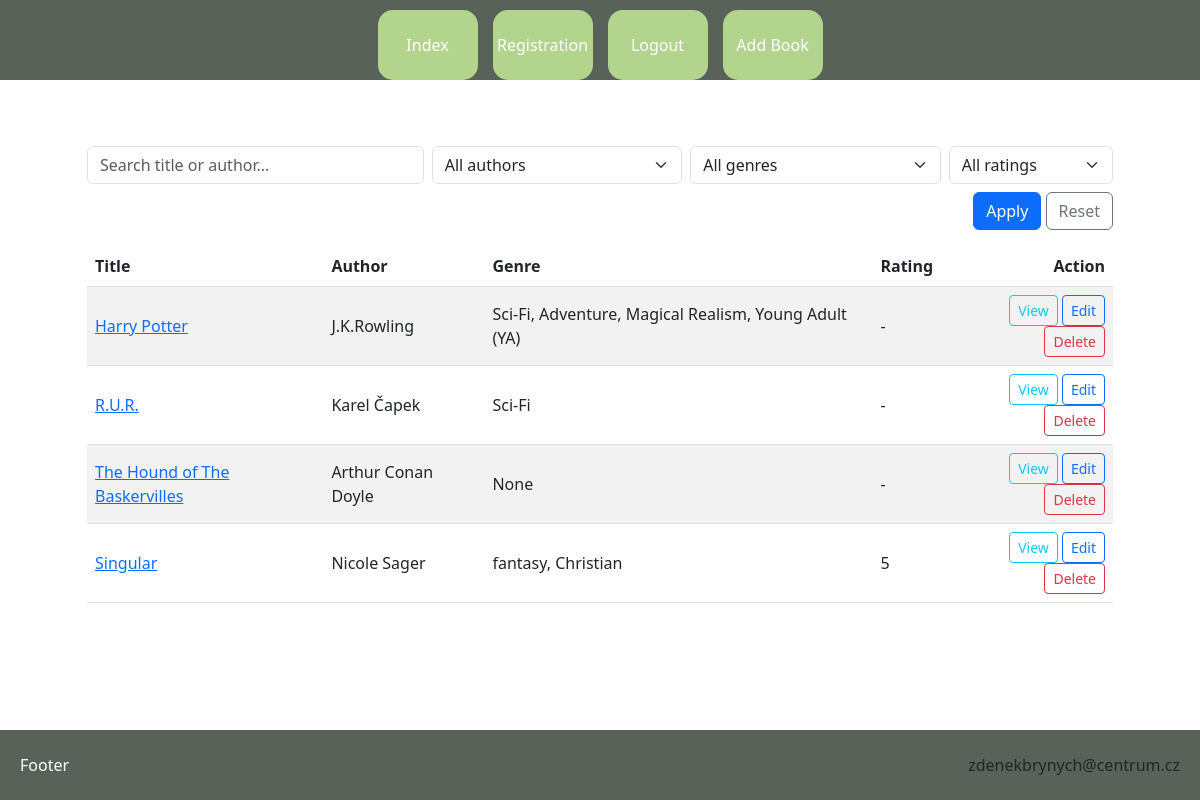
The page /projectcv/book_index/ (signed in) on the database its author committed.
### projectcv/models.py (models this page shows, shortened)
class Book(models.Model):
    title= models.CharField(max_length=250)
    author= models.CharField(max_length=150)
    publisher = models.CharField(max_length=150, null=True, blank=True)
    genre = models.ManyToManyField(Genre, blank=True)
    tags = models.ManyToManyField(Tag)
    rating = models.IntegerField(null=True, blank=True, choices=[(i, i) for i in range(1, 6)]) # range marks 1-5
    image = models.ImageField(upload_to='book_covers/', null=True, blank=True)
    published_date = models.DateField(null=True, blank=True)
    ean = models.CharField(max_length=13, null=True, blank=True)
    isbn = models.CharField(max_length=17, null=True, blank=True)
    author_bio = models.TextField(null=True, blank=True)
    author_photo = models.ImageField(upload_to='author_photos/', null=True, blank=True)
    blurb = models.TextField(null=True, blank=True, help_text="Short description of the book")
    facebook_url = models.URLField(max_length=200, null=True, blank=True, help_text="Facebook page URL")
    instagram_url = models.URLField(max_length=200, null=True, blank=True, help_text="Instagram page URL")
    amazon_url = models.URLField(max_length=200, null=True, blank=True, help_text="Amazon page URL")
    class Meta:
        verbose_name = "Book"
        verbose_name_plural = "Books"

class Genre(models.Model):
    genre_name = models.CharField(max_length=100)

class User(AbstractBaseUser):
    email = models.EmailField(max_length=300, unique=True)
    is_admin = models.BooleanField(default=False)
    class Meta:
        verbose_name = "user"
        verbose_name_plural = "users"
    objects = UserManager()
    USERNAME_FIELD = "email"
    @property
    def is_staff(self):
        return self.is_admin

### projectcv/views.py (the view)
# urls.py: path("book_index/", views.BookIndex.as_view(), name="book_index"),
class BookIndex(generic.ListView):
    template_name = "projectcv/book_index.html"  # cesta k šabloně ze složky tamplates (je možné sdílet mezi aplikacemi)
    context_object_name = "books"  # pod tímto jménem budeme volat seznam objektů v šabloně
    paginate_by = 20 # this line enable to pagination with 20 items per page
    def get_queryset(self):
        qs = Book.objects.prefetch_related("genre").order_by("-id")
        q = self.request.GET.get("q")
        author = self.request.GET.get("author")
        genre = self.request.GET.get("genre")
        rating = self.request.GET.get("rating")
        if q:
            qs = qs.filter(Q(title__icontains=q) | Q(author__icontains=q))
        if author:
            qs = qs.filter(author=author)
        if genre:
            qs = qs.filter(genre__id=genre)
        if rating:
            qs = qs.filter(rating=rating)
        return qs
    def get_context_data(self, **kwargs):
        ctx = super().get_context_data(**kwargs)
        ctx["authors"] = Book.objects.order_by("author").values_list("author", flat=True).distinct()
        ctx["genres"] = Genre.objects.order_by("genre_name")
        ctx["ratings"] = RATING_VALUES
        ctx["current"] = {
            "q": self.request.GET.get("q", ""),
            "author": self.request.GET.get("author", ""),
            "genre": self.request.GET.get("genre", ""),
            "rating": self.request.GET.get("rating") or None,
        }
        return ctx

### projectcv/templates/projectcv/book_index.html (shortened to what this page needs)
{% extends "base.html" %}
{% block content %}
<div class="container my-3">
    <form method="get" class="row g-2 mb-3">
        <div class="col-sm-4">
            <input type="text" name="q" value="{{ current.q }}" class="form-control" placeholder="Search title or author...">
        </div>
        <div class="col-sm-3">
            <select name="author" class="form-select">
                <option value="">All authors</option>
            </select>
        </div>
        <div class="col-sm-3">
            <select name="genre" class="form-select">
                <option value="">All genres</option>
            </select>
        </div>
        <div class="col-sm-2">
            <select name="rating" class="form-select">
                <option value="">All ratings</option>
            </select>
        </div>
        <div class="col-12 text-end">
            <button class="btn btn-primary" type="submit">Apply</button>
            <a class="btn btn-outline-secondary" href="{% url 'book_index' %}">Reset</a>
        </div>
    </form>
    <div class="table-responsive">
        <table class="table table-striped align-middle">
            <thead>
                <tr>
                    <th>Title</th>
                    <th>Author</th>
                    <th>Genre</th>
                    <th>Rating</th>
                    <th class="text-end">Action</th>
                </tr>
            </thead>
            <tbody>
                {% for book in books %}
                    <tr>
                        <td>
                            <a href="{% url 'book_detail' book.id %}">{{ book.title }}</a>
                        </td>
                        <td>{{ book.author }}</td>
                        <td>
                            {% if book.genre.all %}
                                {% for genre in book.genre.all %}
                                    {{ genre.genre_name }}{% if not forloop.last %}, {% endif%}
                                {% endfor %}
                            {% else %}
                                None
                            {% endif %}
                        </td>
                        <td>{% if book.rating %}{{ book.rating }}{% else %}-{% endif %}</td>
                        <td class="text-end">
                            <a class="btn btn-sm btn-outline-info" href="{% url 'book_detail' book.id %}">View</a>
                            {% if user.is_staff %}
                                <a class="btn btn-sm btn-outline-primary" href="{% url 'edit_book' book.id %}">Edit</a>
                                <form method="post" action="{% url 'book_detail' book.id %}" style="display: inline-block" onsubmit="return confirm('Delete this book?')">
                                    <button type="submit" name="delete" class="btn btn-sm btn-outline-danger">Delete</button>
                                </form>
                            {% endif %}
                        </td>
                    </tr>
            {% empty %}
                <tr>
                    <td colspan="5" class="text-center">No books found.</td>
                </tr>
            {% endfor %}
            </tbody>
        </table>
    </div>
</div>
{% endblock %}

### projectcv/templates/base.html (shortened to what this page needs)
<!DOCTYPE html>
<html lang="en">
<head>
    {% load static %}
    <link rel="stylesheet" href="{% static 'css/style.css' %}" type="text/css">
    <link rel="stylesheet" href="{% static 'css/bootstrap.min.css' %}" type="text/css">
</head>
<body>
    <nav>
        <div class="flex_box">
            <div class="nav_item"><a href="{% url 'book_index' %}">Index</a></div>
            {% if user.is_admin %}<div class="nav_item"><a href="{% url 'registration' %}">Registration</a></div>{% endif %}
            {% if user.is_authenticated %}<div class="nav_item"><a href="{% url 'logout' %}">Logout</a></div>{% endif %}
            {% if user.is_admin %}<div class="nav_item"><a href="{% url 'add_book' %}">Add Book</a></div>{% endif %}
        </div>
    </nav>
    <div class="content">
    {% block content %}
    {% endblock %}
    </div>
    <footer>
        <div class="footer-content">
            <span class="footer-text">Footer</span>
            <div class="text-center">{{request.user.email}}</div>
        </div>
    </footer>
</body>
</html>

### projectcv/static/css/style.css (style rules this page uses)
nav { width: 100%; height: 100px; background-color: #596259; color: white; }
.flex_box { width: 100%; height: 100px; display: flex; justify-content: center; align-items: center; flex-wrap: wrap; gap: 5px; }
.flex_box a { text-decoration: none; color: white; }
.nav_item { margin: 5px; background-color: #b2d48d; height: 60px; width: 80px; text-align: center; line-height: 90px; vertical-align: middle; color: white; display: flex; align-items: center; justify-content: center; transition: background 0.3s ease-in-out; border-radius: 15px; font-size: 0.9rem; }
.nav_item a { text-decoration: none; color: inherit; }
.btn { padding: 8px 16px; border: none; border-radius: 6px; cursor: pointer; transition: background-color 0.3s ease; }
.btn-primary { background-color: #596259; color: white; }
html,body { width: 100%; height: 100%; margin: 0; display: flex; flex-direction: column; min-height: 100vh; }
.content { width: 90%; max-width: 1200px; margin: auto; margin-top: 50px; margin-bottom: 50px; padding: 0 15px; flex: 1; }
footer { width: 100%; height: 70px; background-color: #596259; text-align: center; line-height: 70px; vertical-align: middle; margin-top: auto; flex-shrink: 0; }
.footer-content { display: flex; justify-content: space-between; align-items: center; height: 100%; padding: 0 20px; width: 100%; box-sizing: border-box; }
.footer-text { color: white; font-size: 1rem; }
@media (min-width: 768px) { .nav_item { height: 70px; line-height: 70px; min-width: 100px; font-size: 1rem; } }
@media (min-width: 768px) { nav { height: 60px; } }
@media (min-width: 768px) { .flex_box { height: 60px; flex-wrap: wrap; padding: 5px; } }
@media (min-width: 1024px) { .nav_item { width: 70px; height: 70px; line-height: 100px; font-size: 1rem; } }
@media (min-width: 1024px) { nav { height: 80px; } }
@media (min-width: 1024px) { .flex_box { height: 80px; } }
@media (min-width: 1024px) { .content { flex: 1; } }

### rows shown on the page
Book: title "Harry Potter", author "J.K.Rowling"
Genre: genre_name "Sci-Fi"
Genre: genre_name "Adventure"
Genre: genre_name "Magical Realism"
Genre: genre_name "Young Adult (YA)"
Book: title "R.U.R.", author "Karel Čapek"
Book: title "The Hound of The Baskervilles", author "Arthur Conan Doyle", shows "None"
Book: title "Singular", author "Nicole Sager", rating "5"
Genre: genre_name "fantasy"
Genre: genre_name "Christian"
User: user.email "zdenekbrynych@centrum.cz"
